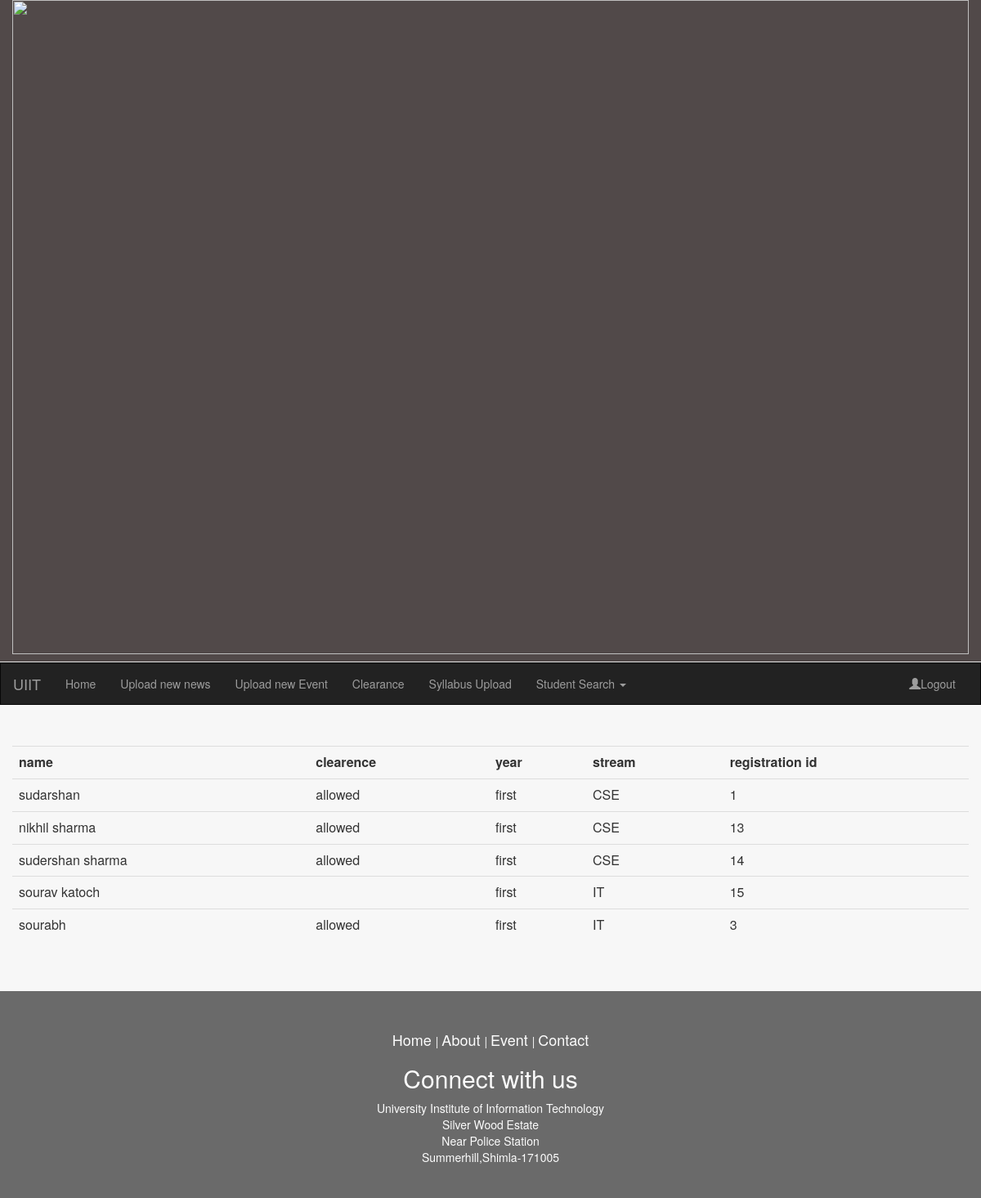
/submitted.php?case=1 (signed in), run on the app's committed database.
### tables this page shows
CREATE TABLE IF NOT EXISTS `students` (
  `name` varchar(20) DEFAULT NULL,
  `clearence` varchar(11) DEFAULT NULL,
  `year` varchar(10) DEFAULT NULL,
  `stream` varchar(10) DEFAULT NULL,
  `registration_id` varchar(20) DEFAULT NULL
);

### submitted.php (the view, shortened to what this page needs)
<html>
<head>
  <link rel="stylesheet"  href="bootstrap/css/bootstrap.min.css" />
  <link rel="stylesheet" href="style1.css" type="text/css" />
 </head>
<body>
<?php include("header1.php"); ?>
<?php include("admin_navbar.php"); ?>
<div class="container-fluid" style="min-height:300px; margin-top:50px;">
	<div class="row">
		<div class="col-md-12">
		<?php
		if(isset($_REQUEST['case']))
		{
				$sql = "SELECT * from students where 1 order by registration_id asc; ";
				$query = mysql_query($sql);
				echo"<table class = 'table-hover table'>
				<tr><th>name</th><th>clearence</th><th>year</th><th>stream</th><th>registration id</th>
				</tr>";
				while($row_data = mysql_fetch_array($query))
				{echo"
				<tr><td>$row_data[0]</td><td>$row_data[1] </td> <td> $row_data[2]</td><td>$row_data[3]</td><td>$row_data[4]</td>
				</tr>";
				}
				echo"</table>";
		}
		?>
		</div>
	</div>
</div>
<?php include("footer1.php") ?>
</body>
</html>

### header1.php
<div class="page-header" style="background-color:#514949;">
 <a href="index.php"> <div class="container-fluid text-center">
    <img src="images/hpu-uiit.jpg" class="img img-respponsive" style="width:100%" /></a>
  </div></div>

### admin_navbar.php (shortened to what this page needs)
<nav class="navbar navbar-inverse" data-spy="affix" data-offset-top="107">
  <div class="container-fluid">
    <div class="navbar-header">
      <a class="navbar-brand" href="index.php">UIIT</a>
    </div>
    <div class="collapse navbar-collapse" id="myNavbar">
      <ul class="nav navbar-nav">
        <li><a href="admin_profile.php">Home</a></li>
        <li><a href="news.php">Upload new news</a></li>
        <li><a href="menu.php">Upload new Event</a></li>
        <li><a href="semester.php">Clearance</a></li>
        <li><a href="syllabus_upload4.php">Syllabus Upload</a></li>
		 <li class="dropdown"><a class="dropdown-toggle" data-toggle="dropdown" href="#">Student Search
<span class="caret"></span></a>
	  </li>
      </ul>
      <ul class="nav navbar-nav navbar-right">
        <li><a href="logout.php"><span class="glyphicon glyphicon-user"></span>Logout</a></li>
      </ul>
    </div>
  </div>
</nav>

### footer1.php
<footer class="container-fluid footer1 text-center">
<h4 align="center" style="font-size: inherit;">
				<a href="index.php" style="color:white; font-size:18px;">Home </a>&#124;
				<a href="about_us.php" style="color:white; font-size:18px;"> About </a>&#124;
				<a href="gallery.php" style="color:white; font-size:18px;"> Event </a>&#124;
				<a href="contact.php" style="color:white; font-size:18px;"> Contact</a>
			</h4>
			<div class="major">
					<h2>Connect with us</h2>
					<span class="byline" style="text-align: center;">
						University Institute of Information Technology<br>
						Silver Wood Estate <br>
						Near Police Station <br>
						Summerhill,Shimla-171005
					</span>
				</div>
</footer>

### style1.css (style rules this page uses)
.navbar { margin-bottom: 1px; border-radius: 0; }
.page-header { margin-bottom: 0; margin-top: 0; }
.footer1 { background-color: #2f2f2f; color: #fff; opacity:0.7; padding: 40px 0px; }
body { background-color:#f7f7f7; }

### data on the page
students: name "sudarshan", clearence "allowed", year "first", stream "CSE", registration "1"
students: name "nikhil sharma", clearence "allowed", year "first", stream "CSE", registration "13"
students: name "sudershan sharma", clearence "allowed", year "first", stream "CSE", registration "14"
students: name "sourav katoch", year "first", stream "IT", registration "15"
students: name "sourabh", clearence "allowed", year "first", stream "IT", registration "3"
